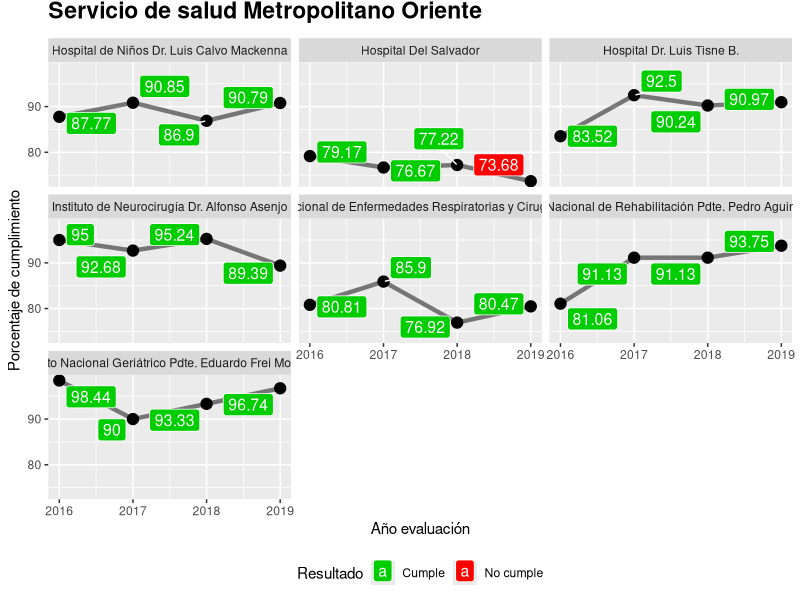
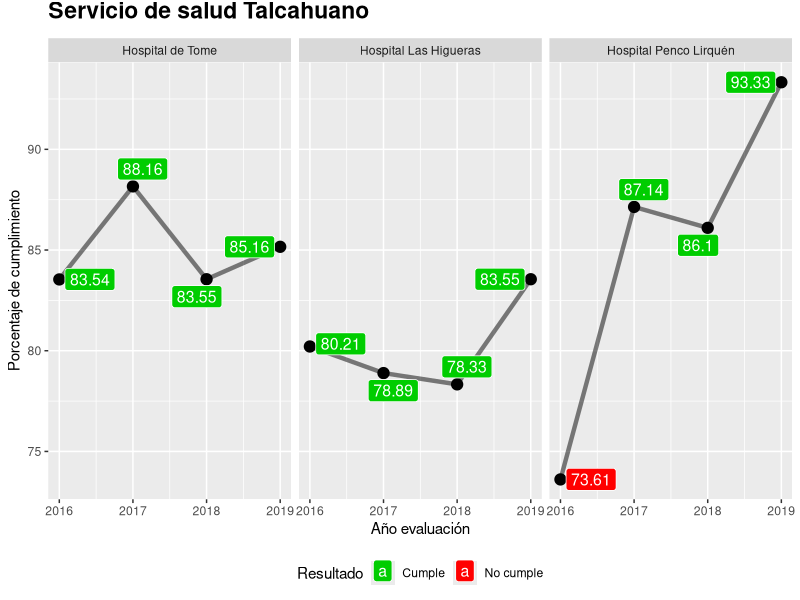
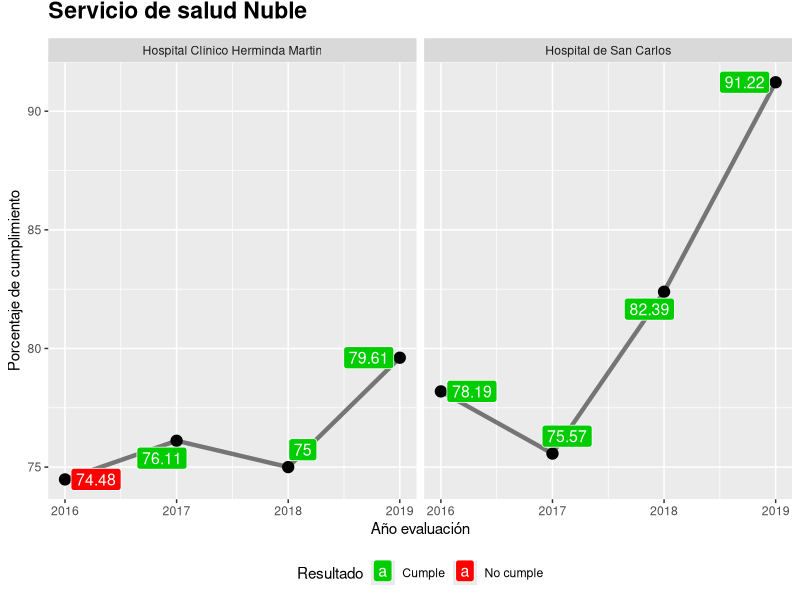
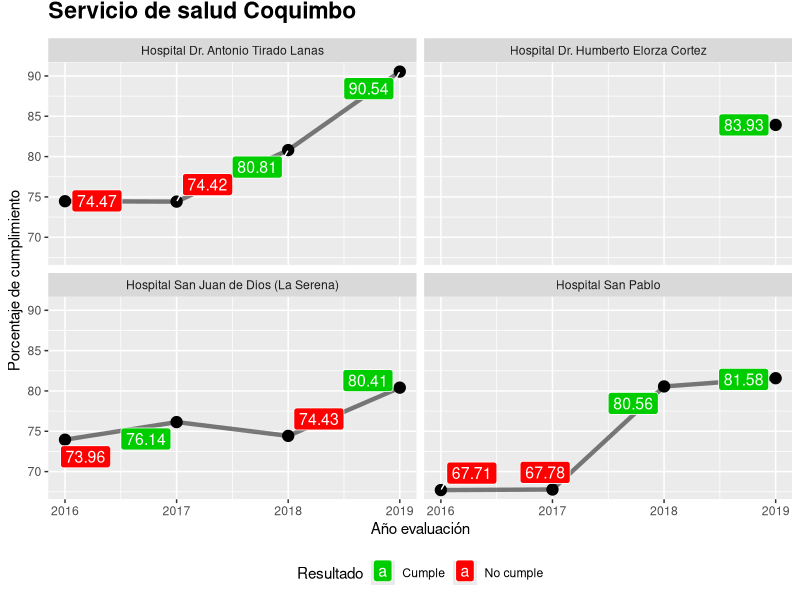
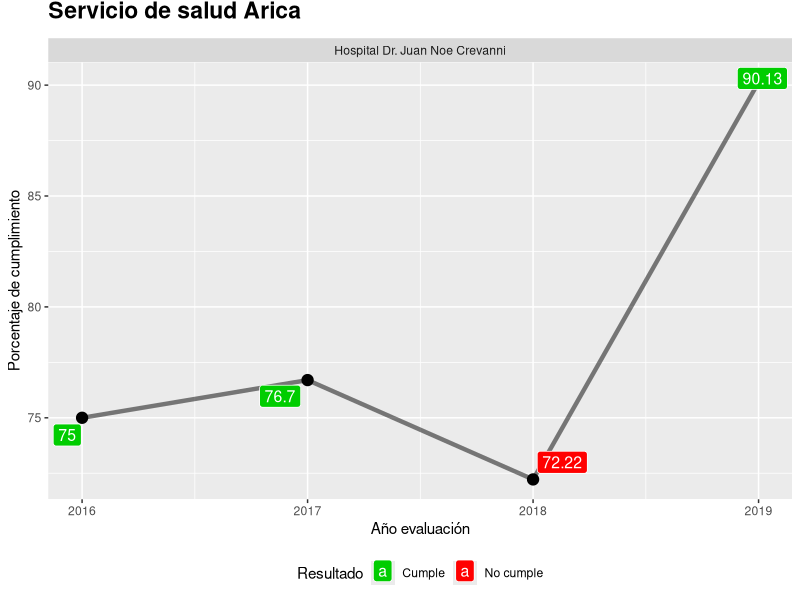
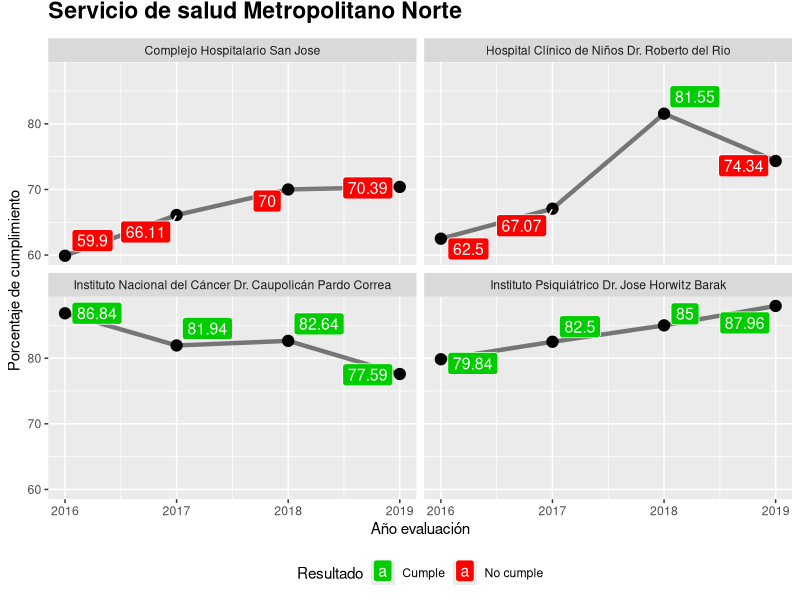
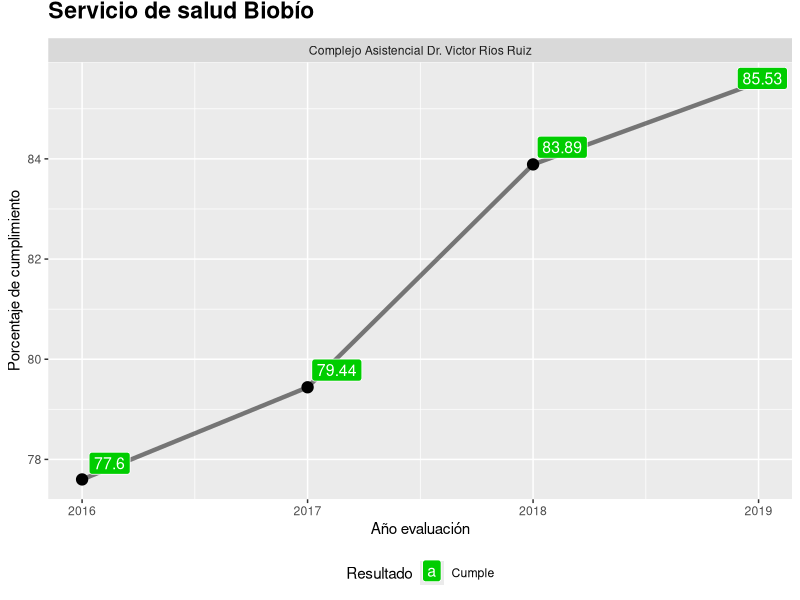
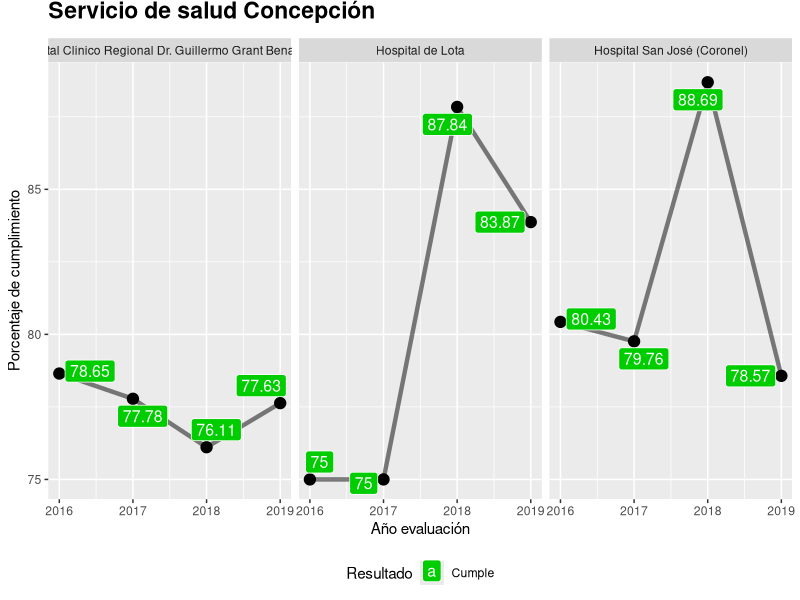

Reproduce these figures in R, in order.
## ---- chunk 1
library(tidyverse)
library(ggrepel)
library(rmarkdown)

datos <- readxl::read_excel("Consolidado cumplimiento EAR.xlsx")

servicio <- unique(datos$servicio.salud)

datos$servicio.salud <- as.factor(datos$servicio.salud)
datos$prestador <- as.factor(datos$prestador)
datos$porcentaje <- as.numeric(datos$porcentaje)
datos$estado <- as.factor(datos$estado)
datos$acreditacion <- as.factor(datos$acreditacion)
## ---- chunk 2

for(i in seq_along(servicio)) {
plot <-
  datos %>%
  filter(servicio.salud == servicio[i]) %>% 
  ggplot(aes(año, porcentaje)) +
  geom_line(size = 1.5, alpha = 0.5) +
  geom_point(size = 3.5) +
  geom_label_repel(aes(label = porcentaje, fill = factor(estado)), size = 4, color = "white" ) +
  scale_fill_manual(values = c("green3", "red"), name = "Resultado")  +
  theme(legend.position = "bottom",
        plot.title = element_text(size = rel(1.5), vjust = 2, face = "bold")) +
  facet_wrap(~prestador) +
  labs(title = paste("Servicio de salud", servicio[i]),
       x = "Año evaluación",
       y = "Porcentaje de cumplimiento")

print(plot)

}
